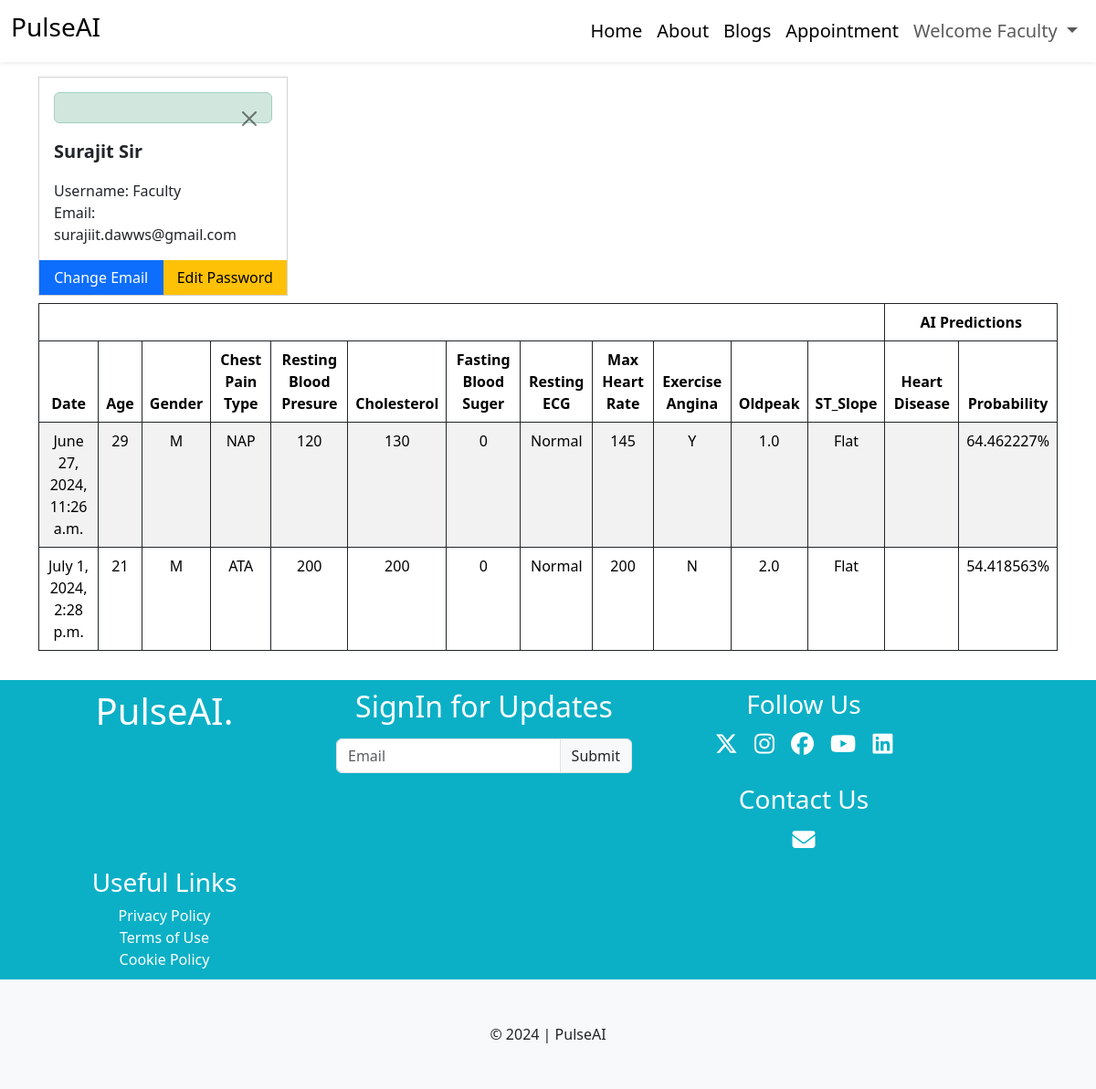
The app's page /patient/profile/ (signed in) with its own data.
### patient/models.py (models this page shows, shortened)
class HeartVital(models.Model):
    user = models.ForeignKey(User,on_delete=models.CASCADE)
    created_at = models.DateTimeField(auto_now_add=True)
    Age = models.IntegerField()
    Sex = models.CharField(max_length=20, choices=GENDER_OPTIONS)
    ChestPainType = models.CharField(max_length=20,choices=CHEST_PAIN_OPTIONS)
    RestingBP = models.IntegerField(verbose_name="Resting Blood Pressure (60-220)")
    Cholesterol = models.IntegerField()
    FastingBS = models.CharField(max_length=20,choices=BLOOD_SUGAR_OPTIONS,verbose_name="Fasting Blood Pressure (60-900)")
    RestingECG = models.CharField(max_length=20,choices=ECG_OPTIONS,verbose_name="Resting ECG Condition")
    MaxHR = models.IntegerField(verbose_name="Maximum Heart Rate (60-220)")
    ExerciseAngina = models.CharField(max_length=20,choices=EXCERCISE_ANGINA_OPTIONS)
    Oldpeak = models.FloatField(verbose_name="Old peak(-2.5 - +2.5)")
    ST_Slope =  models.CharField(max_length=20,choices=ST_SLOPE_OPTIONS)
    HeartDisease = models.CharField(max_length=255,blank=True)
    prediction_probability = models.CharField(max_length=255,blank=True)

### patient/views.py (the view)
# urls.py: path("profile/",views.profile_view,name="profile"),
def profile_view(request):
    HeartVitals = HeartVital.objects.filter(user=request.user)
    visits={}
    if Patient.objects.filter(patient=request.user).exists():
        patient = Patient.objects.get(patient=request.user)
        visits = Visit.objects.filter(patient=patient)
    context = {
        'HeartVitals':HeartVitals,
        'visits':visits,
    }
    return render(request,'patient/profile.html',context)

### templates/patient/profile.html (shortened to what this page needs)
{% extends "layout.html" %}
{% block content %}
<div class="container my-3">
    <div class="row g-2">
        <div class="col-md-3">
            <div class="card rounded-0">
                <div class="card-body">
                    <div class="alert alert-success alert-dismissible fade show" role="alert">
                        <button type="button" class="btn-close" data-bs-dismiss="alert" aria-label="Close"></button>
                    </div>
                    <p class="lead fw-bold">{{user.first_name}} {{user.last_name}}</p>
                    <p class="mb-0">Username: {{user.username}}</p>
                    <p class="mb-0">Email: {{user.email}}</p>
                </div>
                <div class="d-flex">
                    <a href="{% url "change_email" %}" class="btn btn-primary w-50 rounded-0">Change Email</a>
                    <a href="{% url "edit_password" %}" class="btn btn-warning w-50 rounded-0">Edit Password</a>
                </div>
            </div>
        </div>
        <div class="col-md-9 d-flex flex-wrap gap-2">
        </div>
    </div>
    <div class="row my-2">
        <div class="col-md-12">
            <div class="table-responsive">
                <table class="table table-striped table-bordered border-dark text-center">
                    <thead>
                        <tr>
                            <th colspan="12"></th>
                            <th colspan="2">AI Predictions</th>
                        </tr>
                        <tr>
                            <th>Date</th>
                            <th>Age</th>
                            <th>Gender</th>
                            <th>Chest Pain Type</th>
                            <th>Resting Blood Presure</th>
                            <th>Cholesterol</th>
                            <th>Fasting Blood Suger</th>
                            <th>Resting ECG</th>
                            <th>Max Heart Rate</th>
                            <th>Exercise Angina</th>
                            <th>Oldpeak</th>
                            <th>ST_Slope</th>
                            <th>Heart Disease</th>
                            <th>Probability</th>
                        </tr>
                    </thead>
                    <tbody>
                        {% for hv in HeartVitals  %}
                        <tr>
                            <td>{{hv.created_at}}</td>
                            <td>{{hv.Age}}</td>
                            <td>{{hv.Sex}}</td>
                            <td>{{hv.ChestPainType}}</td>
                            <td>{{hv.RestingBP}}</td>
                            <td>{{hv.Cholesterol}}</td>
                            <td>{{hv.FastingBS}}</td>
                            <td>{{hv.RestingECG}}</td>
                            <td>{{hv.MaxHR}}</td>
                            <td>{{hv.ExerciseAngina}}</td>
                            <td>{{hv.Oldpeak}}</td>
                            <td>{{hv.ST_Slope}}</td>
                            <td>{{hv.heart_disease}}</td>
                            <td>{{hv.prediction_probability}}</td>
                        </tr>
                        {% endfor %}
                    </tbody>
                </table>
            </div>
        </div>
    </div>
</div>
{% endblock %}

### templates/layout.html (shortened to what this page needs)
{% load static %}
<!DOCTYPE html>
<html lang="en">
<head>
    <link rel="stylesheet" href="{% static "css/bootstrap.min.css" %}">
    <link rel="stylesheet" href="https://cdnjs.cloudflare.com/ajax/libs/font-awesome/6.5.2/css/all.min.css" />
    <link rel="stylesheet" href="{% static "css/style.css" %}">
</head>
<body>
    <nav class="navbar navbar-expand-lg mb-1 shadow-sm">
        <div class="container-fluid">
          <a class="navbar-brand" href="#">
            <h3>PulseAI</h3>
          </a>
          <div class="collapse navbar-collapse ms-auto" id="navbarNav">
            <ul class="navbar-nav ms-auto">
              <li class="nav-item">
                <a class="nav-link active" aria-current="page" href="{% url "home" %}">Home</a>
              </li>
              <li class="nav-item">
                <a class="nav-link active" aria-current="page" href="{% url "about" %}">About</a>
              </li>
              <li class="nav-item">
                <a class="nav-link active" aria-current="page" href="{% url "blogs" %}">Blogs</a>
              </li>
              {% if user.is_authenticated %}
              <li class="nav-item">
                <a class="nav-link active" aria-current="page" href="{% url "appoint" %}">Appointment</a>
              </li>
                <li class="nav-item dropdown">
                  <a class="nav-link dropdown-toggle" href="#" role="button" data-bs-toggle="dropdown" aria-expanded="false">
                    Welcome {{user.username}}
                  </a>
                </li>
              {% endif %}
          </div>
        </div>
      </nav>
    {% block content %}
    {% endblock  %}
    <div class="contacts">
      <div class="con1">
        <h1>PulseAI.</h1>
      </div>
      <div class="con1">
        <h2>SignIn for Updates</h2>
        <div class="input-group mb-3 p-2">
          <input type="text" class="form-control" placeholder="Email" aria-label="Recipient's username" aria-describedby="basic-addon2">
          <span class="input-group-text" id="basic-addon2">Submit</span>
        </div>
      </div>
      <div class="con1">
          <h3>Follow Us</h3>
          <i class="fa-brands fa-x-twitter"></i>
          <i class="fa-brands fa-instagram"></i>
          <i class="fa-brands fa-facebook"></i>
          <i class="fa-brands fa-youtube"></i>
          <i class="fa-brands fa-linkedin"></i>
          <br>
          <br>
          <h3>Contact Us</h3>
          <i class="fa-solid fa-envelope"></i>
      </div>
      <div class="con1">
        <h3>Useful Links</h3>
        <a href="">Privacy Policy</a><br>
        <a href="">Terms of Use</a><br>
        <a href="">Cookie Policy</a>
      </div>
    </div>
    <footer class="bg-light py-5 text-center" >
        &copy; 2024 | PulseAI
    </footer>
</body>
</html>

### static/css/style.css (style rules this page uses)
body { overflow-x: hidden; }
.con1 i { margin: 7px; font-size: 25px; }
.con1 a { color: white; text-decoration: none; }
.contacts { display: grid; grid-template-columns: repeat(auto-fill,340px); gap: 10px; text-align: center; background-color: rgb(11, 176, 198); color: white; height: 100%; padding: 10px; }
.abouts p,ul { font-size: 20px; }

### records on screen
HeartVital: created_at "June 27, 2024, 11:26 a.m.", Age "29", Sex "M", ChestPainType "NAP", RestingBP "120", Cholesterol "130", FastingBS "0", RestingECG "Normal", MaxHR "145", ExerciseAngina "Y", Oldpeak "1.0", ST_Slope "Flat", prediction_probability "64.462227%"
HeartVital: created_at "July 1, 2024, 2:28 p.m.", Age "21", Sex "M", ChestPainType "ATA", RestingBP "200", Cholesterol "200", FastingBS "0", RestingECG "Normal", MaxHR "200", ExerciseAngina "N", Oldpeak "2.0", ST_Slope "Flat", prediction_probability "54.418563%"

### other values on screen
{{ user.username }} "Faculty"
{{ user.first_name }} "Surajit"
{{ user.last_name }} "Sir"
{{ user.email }} "surajiit.dawws@gmail.com"
